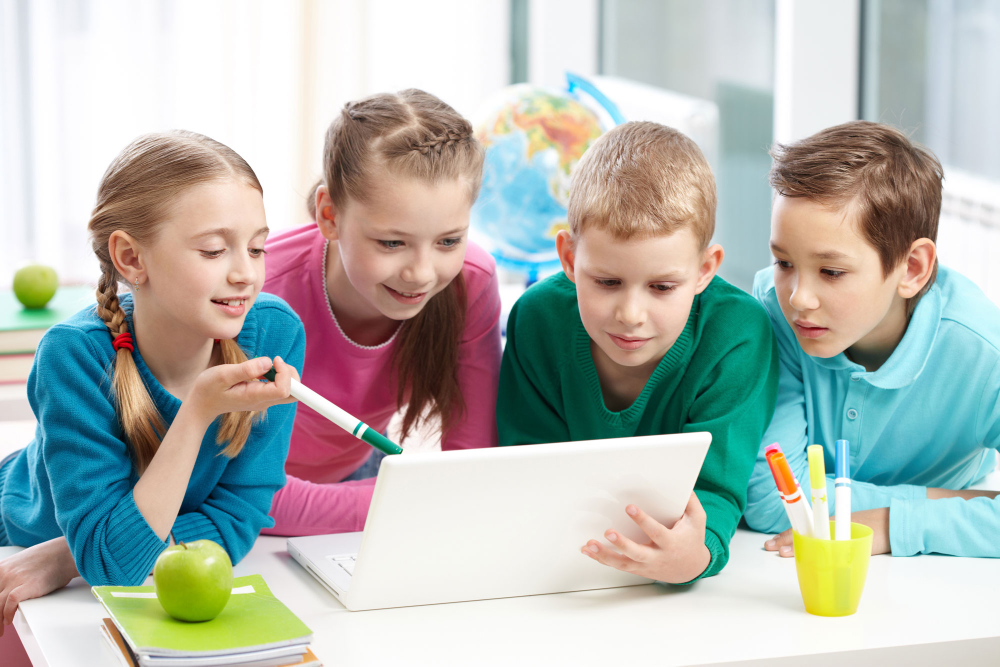
#> input picture images/bg_1.jpg, 2000 x 1333 px (shown at 1/2 size)
$ python image_resizer.py ../images/bg_1.jpg out
#> lines starting #> are read from the running program, lines starting #| are printed output that depends on the picture
#!/usr/bin/env python3

import os
import argparse
from PIL import Image

def resize_image(input_path, output_path, max_dimension):
    """
    Resizes an image to a maximum width or height while maintaining aspect ratio.
    """
#> called with input_path = '../images/bg_1.jpg', output_path = 'out/bg_1.jpg', max_dimension = 1200
    try:
        with Image.open(input_path) as img:
            # Get original dimensions
#> img is the input picture: PIL image 2000x1333 RGB; mean R, G, B 177.7, 183.6, 177.5
            width, height = img.size
#> width = 2000; height = 1333

            # If the image is already smaller than the max dimension, do nothing
            if width <= max_dimension and height <= max_dimension:
                print(f"Skipping {os.path.basename(input_path)} (already small enough).")
                # If the output path is different, we still save a copy
                if input_path != output_path:
                    img.save(output_path, optimize=True)
                return

            # Determine which dimension is larger and calculate the new size
            if width > height:
                new_width = max_dimension
                new_height = int(max_dimension * height / width)
#> new_height = 799
            else:
                new_height = max_dimension
                new_width = int(max_dimension * width / height)

            # Resize the image
            resized_img = img.resize((new_width, new_height), Image.Resampling.LANCZOS)
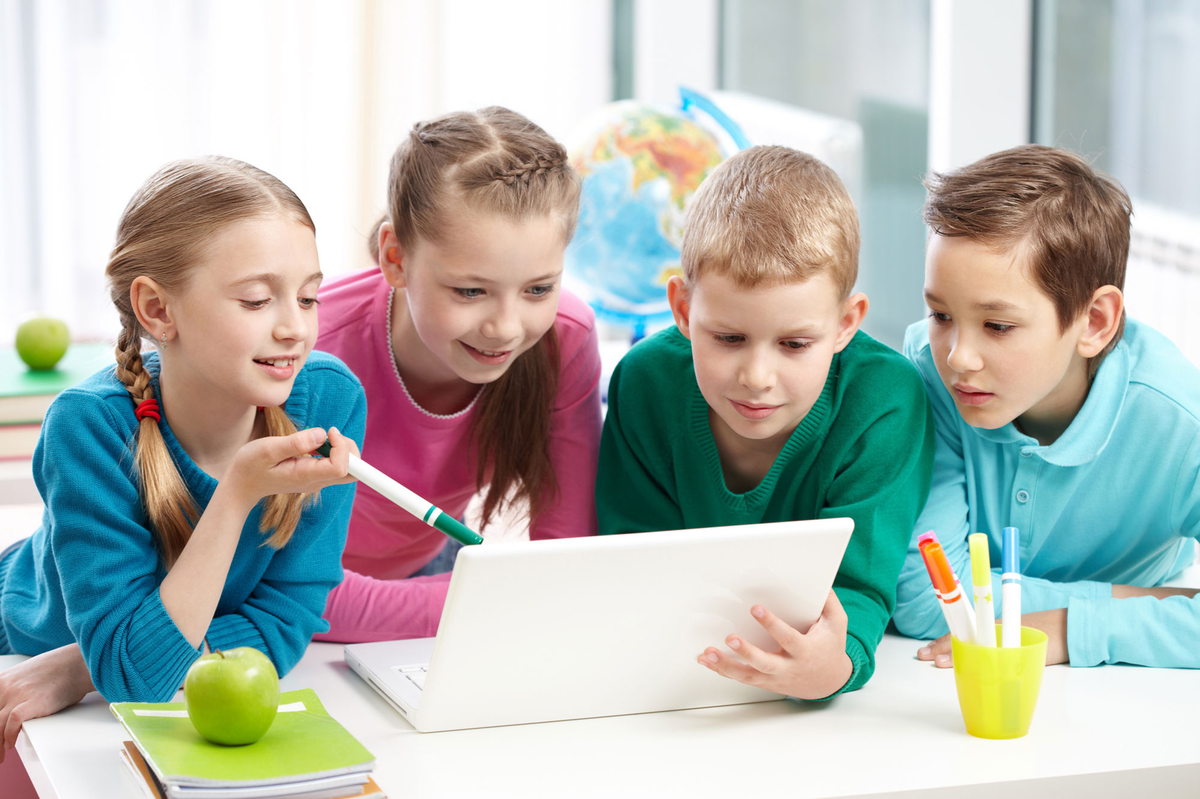
#> resized_img: PIL image 1200x799 RGB; mean R, G, B 177.7, 183.6, 177.5

            # Save the resized image with optimization
            # For JPEGs, 'quality' can be adjusted (1-95).
            if output_path.lower().endswith(('.jpg', '.jpeg')):
                resized_img.save(output_path, quality=85, optimize=True)
            else:
                resized_img.save(output_path, optimize=True)

            print(f"Resized {os.path.basename(input_path)} -> {new_width}x{new_height}px")
#| Resized bg_1.jpg -> 1200x799px

    except IOError:
        print(f"Error: Cannot open or process file {input_path}")

def main():
    """
    Main function to parse arguments and process images.
    """
    parser = argparse.ArgumentParser(description="Resize images for websites automatically.")
    parser.add_argument("input", help="Input image file or directory of images.")
    parser.add_argument("output", help="Output directory for resized images.")
    parser.add_argument("--max_dim", type=int, default=1200, help="Maximum width or height in pixels (default: 1200).")

    args = parser.parse_args()

    # Create the output directory if it doesn't exist
    if not os.path.exists(args.output):
        os.makedirs(args.output)
        print(f"Created output directory: {args.output}")

    # Check if input is a directory or a single file
    if os.path.isdir(args.input):
        print(f"Processing all images in directory: {args.input}")
        for filename in os.listdir(args.input):
            input_path = os.path.join(args.input, filename)
            # Make sure it's a file and a supported image type
            if os.path.isfile(input_path) and filename.lower().endswith(('.png', '.jpg', '.jpeg', '.webp')):
                output_path = os.path.join(args.output, filename)
                resize_image(input_path, output_path, args.max_dim)
    elif os.path.isfile(args.input):
        print(f"Processing a single file: {args.input}")
        filename = os.path.basename(args.input)
        output_path = os.path.join(args.output, filename)
        resize_image(args.input, output_path, args.max_dim)
    else:
        print(f"Error: Input path '{args.input}' is not a valid file or directory.")

if __name__ == "__main__":
    main()

$ run again, on images/bg_3.jpg
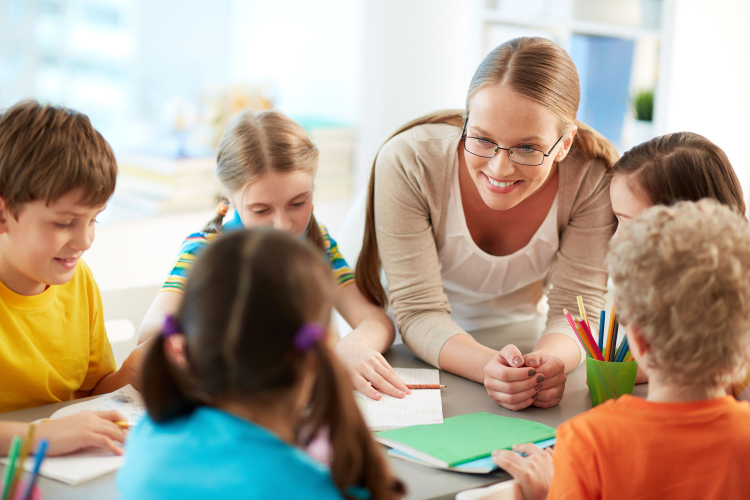
#> input picture images/bg_3.jpg, 1500 x 1000 px (shown at 1/2 size)
#> in resize_image, img is the input picture: PIL image 1500x1000 RGB; mean R, G, B 175.8, 159.7, 142.4
#> in resize_image, `resized_img = img.resize((new_width, new_height), Image.Resampling.LAN..`:
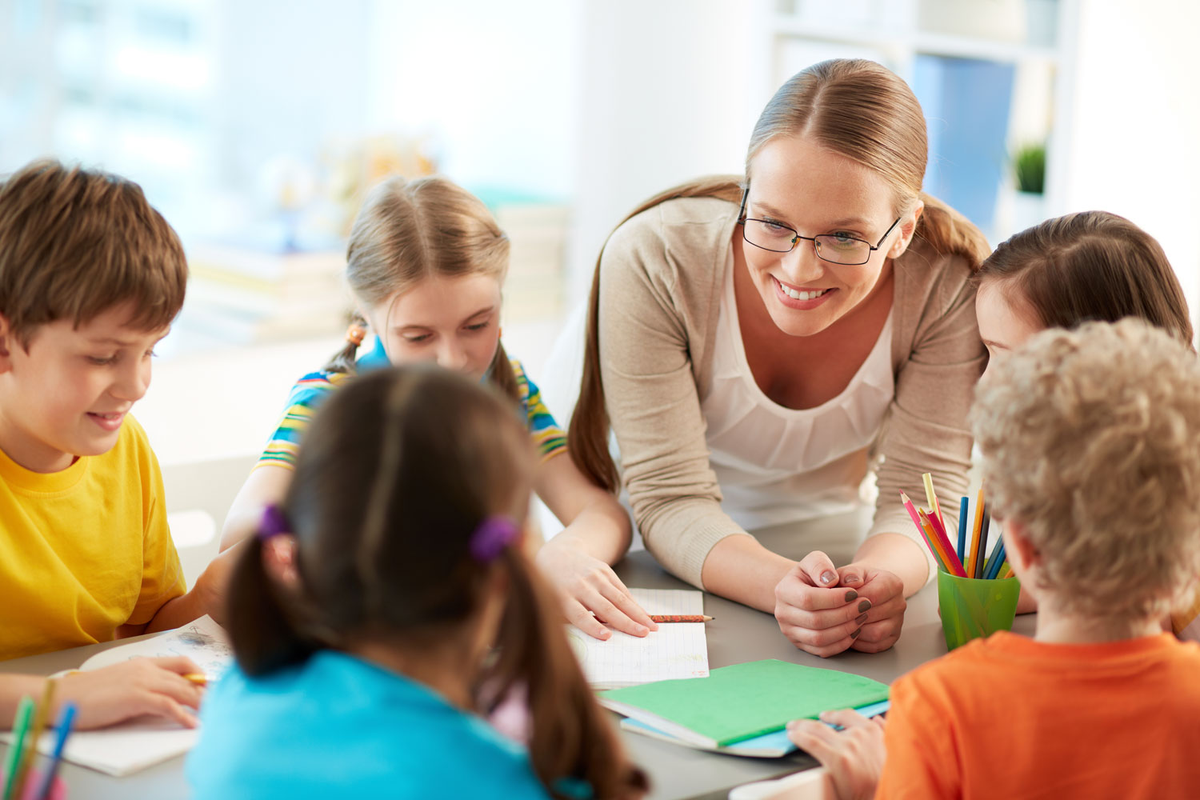
#> resized_img: PIL image 1200x800 RGB; mean R, G, B 175.8, 159.7, 142.4
#| Resized bg_3.jpg -> 1200x800px
